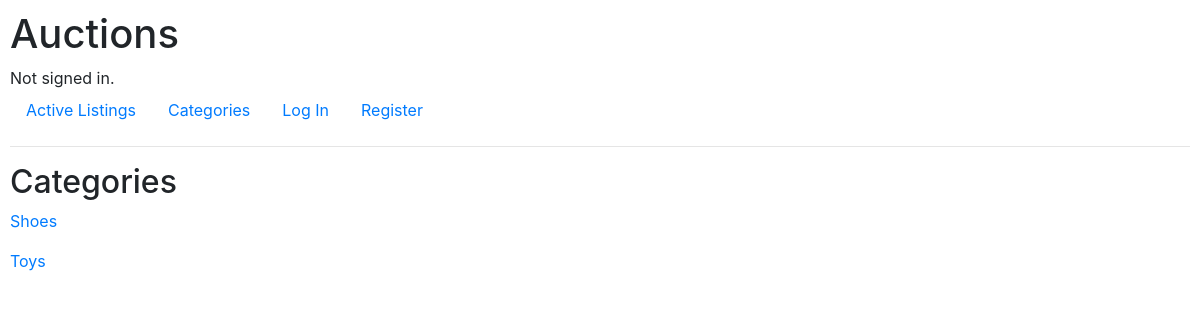
Before: /category with the older database file.
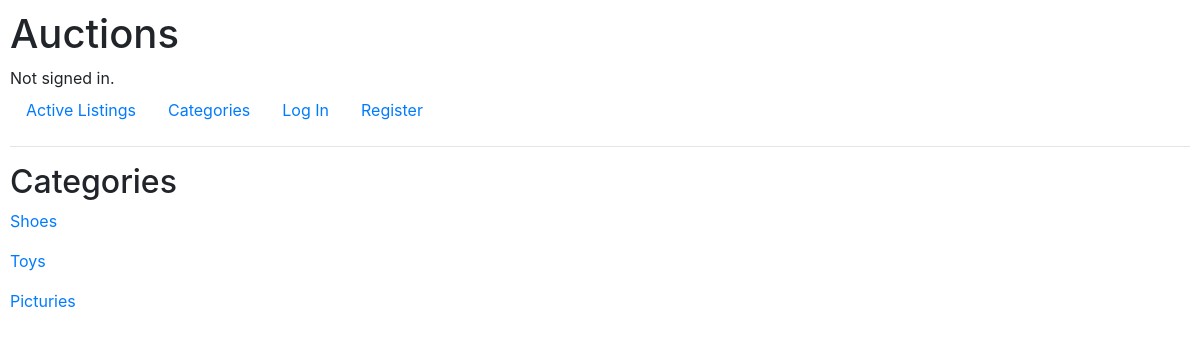
After: the same page with the newer database file.
### auctions/models.py (models this page shows)
class Category(models.Model):
    name = models.CharField(max_length=40)
    listings = models.ManyToManyField(Listing, blank=True, related_name="categories")

### auctions/views.py (the view)
# urls.py: path("category", views.categories, name="cat"),
def categories(request):
    categories = Category.objects.all()
    return render(request, "auctions/categories.html",{
        "categories":  categories
    })

### auctions/templates/auctions/categories.html
{% extends "auctions/layout.html" %}
{% block body %}
    <h2>Categories</h2>
    {% for c in categories %}
        <p><a  href="{% url 'catl' c.id %}">{{c.name}}</a></p>
    {% endfor%}
{% endblock %}

Changed rows visible on the page:
added Category: name "Picturies"
